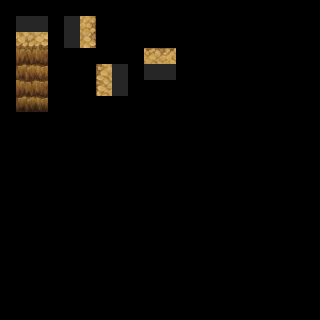

This is a level from a 2D game, rendered from its Tiled map with the project's own tilesets. A one-line summary and the complete map file follow:
An orthogonal 20x20 tile map with 16x16 px tiles, 3 tile layers (regions, input_set, output_under0 background), 2 tilesets.

<map version="1.0" orientation="orthogonal" renderorder="right-down" width="20" height="20" tilewidth="16" tileheight="16" nextobjectid="2">
 <properties>
  <property name="NoOverlappingRules" value="true" />
 </properties>
 <tileset firstgid="1" name="ruleset" tilewidth="16" tileheight="16" tilecount="60" columns="10">
  <image source="../tilesets/ruleset.png" width="160" height="96" />
 </tileset>
 <tileset firstgid="61" name="dungeon_a4" tilewidth="16" tileheight="16" tilecount="960" columns="32">
  <image source="../tilesets/dungeon_a4.png" width="512" height="480" />
 </tileset>
 <layer name="regions" width="20" height="20">
  <data encoding="csv">
0,0,0,0,0,0,0,0,0,0,0,0,0,0,0,0,0,0,0,0,
0,1,1,0,1,1,1,1,0,1,1,0,0,0,0,0,0,0,0,0,
0,1,1,0,1,1,1,1,0,1,1,0,0,0,0,0,0,0,0,0,
0,1,1,0,0,0,0,0,0,1,1,0,0,0,0,0,0,0,0,0,
0,1,1,0,1,1,1,1,0,1,1,0,0,0,0,0,0,0,0,0,
0,1,1,0,1,1,1,1,0,0,0,0,0,0,0,0,0,0,0,0,
0,1,1,0,0,0,0,0,0,0,0,0,0,0,0,0,0,0,0,0,
0,0,0,0,0,0,0,0,0,0,0,0,0,0,0,0,0,0,0,0,
0,0,0,0,0,0,0,0,0,0,0,0,0,0,0,0,0,0,0,0,
0,0,0,0,0,0,0,0,0,0,0,0,0,0,0,0,0,0,0,0,
0,0,0,0,0,0,0,0,0,0,0,0,0,0,0,0,0,0,0,0,
0,0,0,0,0,0,0,0,0,0,0,0,0,0,0,0,0,0,0,0,
0,0,0,0,0,0,0,0,0,0,0,0,0,0,0,0,0,0,0,0,
0,0,0,0,0,0,0,0,0,0,0,0,0,0,0,0,0,0,0,0,
0,0,0,0,0,0,0,0,0,0,0,0,0,0,0,0,0,0,0,0,
0,0,0,0,0,0,0,0,0,0,0,0,0,0,0,0,0,0,0,0,
0,0,0,0,0,0,0,0,0,0,0,0,0,0,0,0,0,0,0,0,
0,0,0,0,0,0,0,0,0,0,0,0,0,0,0,0,0,0,0,0,
0,0,0,0,0,0,0,0,0,0,0,0,0,0,0,0,0,0,0,0,
0,0,0,0,0,0,0,0,0,0,0,0,0,0,0,0,0,0,0,0
</data>
 </layer>
 <layer name="input_set" width="20" height="20">
  <data encoding="csv">
0,0,0,0,0,0,0,0,0,0,0,0,0,0,0,0,0,0,0,0,
0,12,12,0,12,12,31,31,0,31,31,0,0,0,0,0,0,0,0,0,
0,12,12,0,12,12,31,31,0,31,31,0,0,0,0,0,0,0,0,0,
0,31,31,0,0,0,0,0,0,12,12,0,0,0,0,0,0,0,0,0,
0,31,31,0,31,31,12,12,0,12,12,0,0,0,0,0,0,0,0,0,
0,31,31,0,31,31,12,12,0,0,0,0,0,0,0,0,0,0,0,0,
0,31,31,0,0,0,0,0,0,0,0,0,0,0,0,0,0,0,0,0,
0,0,0,0,0,0,0,0,0,0,0,0,0,0,0,0,0,0,0,0,
0,0,0,0,0,0,0,0,0,0,0,0,0,0,0,0,0,0,0,0,
0,0,0,0,0,0,0,0,0,0,0,0,0,0,0,0,0,0,0,0,
0,0,0,0,0,0,0,0,0,0,0,0,0,0,0,0,0,0,0,0,
0,0,0,0,0,0,0,0,0,0,0,0,0,0,0,0,0,0,0,0,
0,0,0,0,0,0,0,0,0,0,0,0,0,0,0,0,0,0,0,0,
0,0,0,0,0,0,0,0,0,0,0,0,0,0,0,0,0,0,0,0,
0,0,0,0,0,0,0,0,0,0,0,0,0,0,0,0,0,0,0,0,
0,0,0,0,0,0,0,0,0,0,0,0,0,0,0,0,0,0,0,0,
0,0,0,0,0,0,0,0,0,0,0,0,0,0,0,0,0,0,0,0,
0,0,0,0,0,0,0,0,0,0,0,0,0,0,0,0,0,0,0,0,
0,0,0,0,0,0,0,0,0,0,0,0,0,0,0,0,0,0,0,0,
0,0,0,0,0,0,0,0,0,0,0,0,0,0,0,0,0,0,0,0
</data>
 </layer>
 <layer name="output_under0 background" width="20" height="20">
  <data encoding="csv">
0,0,0,0,0,0,0,0,0,0,0,0,0,0,0,0,0,0,0,0,
0,0,0,0,0,192,0,0,0,0,0,0,0,0,0,0,0,0,0,0,
0,223,222,0,0,160,0,0,0,0,0,0,0,0,0,0,0,0,0,0,
0,255,254,0,0,0,0,0,0,127,126,0,0,0,0,0,0,0,0,0,
0,287,286,0,0,0,189,0,0,0,0,0,0,0,0,0,0,0,0,0,
0,319,318,0,0,0,157,0,0,0,0,0,0,0,0,0,0,0,0,0,
0,351,350,0,0,0,0,0,0,0,0,0,0,0,0,0,0,0,0,0,
0,0,0,0,0,0,0,0,0,0,0,0,0,0,0,0,0,0,0,0,
0,0,0,0,0,0,0,0,0,0,0,0,0,0,0,0,0,0,0,0,
0,0,0,0,0,0,0,0,0,0,0,0,0,0,0,0,0,0,0,0,
0,0,0,0,0,0,0,0,0,0,0,0,0,0,0,0,0,0,0,0,
0,0,0,0,0,0,0,0,0,0,0,0,0,0,0,0,0,0,0,0,
0,0,0,0,0,0,0,0,0,0,0,0,0,0,0,0,0,0,0,0,
0,0,0,0,0,0,0,0,0,0,0,0,0,0,0,0,0,0,0,0,
0,0,0,0,0,0,0,0,0,0,0,0,0,0,0,0,0,0,0,0,
0,0,0,0,0,0,0,0,0,0,0,0,0,0,0,0,0,0,0,0,
0,0,0,0,0,0,0,0,0,0,0,0,0,0,0,0,0,0,0,0,
0,0,0,0,0,0,0,0,0,0,0,0,0,0,0,0,0,0,0,0,
0,0,0,0,0,0,0,0,0,0,0,0,0,0,0,0,0,0,0,0,
0,0,0,0,0,0,0,0,0,0,0,0,0,0,0,0,0,0,0,0
</data>
 </layer>
</map>
